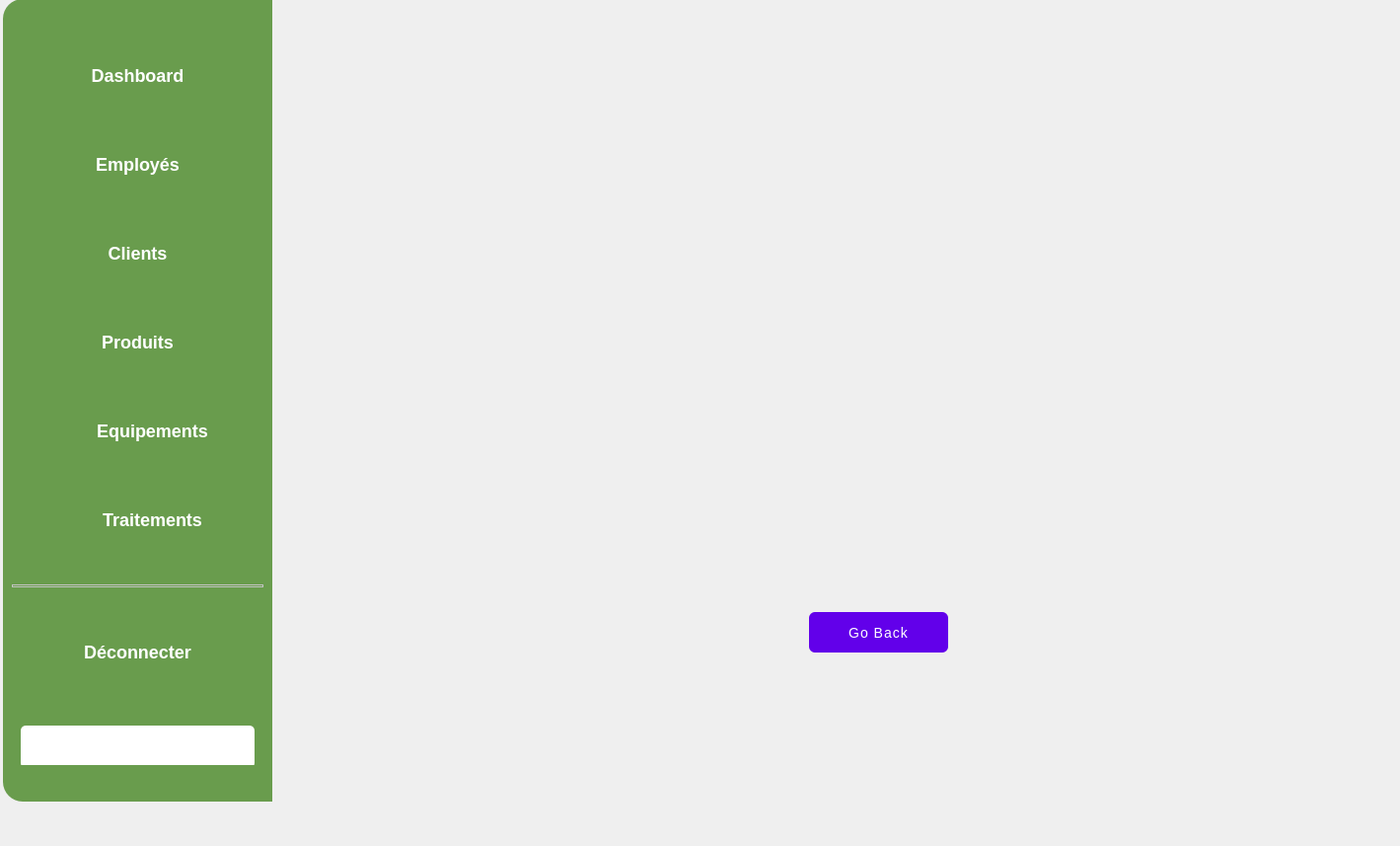
<?xml version="1.0" encoding="UTF-8"?>
<ui version="4.0">
 <class>mainwindowcl</class>
 <widget class="QDialog" name="mainwindowcl">
  <property name="geometry">
   <rect>
    <x>0</x>
    <y>0</y>
    <width>1419</width>
    <height>857</height>
   </rect>
  </property>
  <property name="windowTitle">
   <string>Dialog</string>
  </property>
  <widget class="QFrame" name="verticalFrame_2">
   <property name="geometry">
    <rect>
     <x>-6</x>
     <y>-10</y>
     <width>291</width>
     <height>831</height>
    </rect>
   </property>
   <property name="sizePolicy">
    <sizepolicy hsizetype="Preferred" vsizetype="Minimum">
     <horstretch>0</horstretch>
     <verstretch>0</verstretch>
    </sizepolicy>
   </property>
   <property name="maximumSize">
    <size>
     <width>300</width>
     <height>16777215</height>
    </size>
   </property>
   <property name="styleSheet">
    <string notr="true">QFrame{
	
border-top-left-radius: 20px;
border-bottom-left-radius: 20px;
}

QPushButton:enabled{


height: 24px;

	
	background-color: rgb(153, 153, 230);
border-radius: 4px;




/* Se Connecter */





font-weight: 700;
font-size: 16px;
line-height: 24px;

color: #FFFFFF;


}


QPushButton:disabled{


height: 24px;

background: transparent;
border-radius: 4px;




/* Se Connecter */





font-weight: 700;
font-size: 16px;
line-height: 24px;

color: #A9A9A9	;


}



</string>
   </property>
   <layout class="QVBoxLayout" name="verticalLayout_14">
    <item>
     <widget class="QFrame" name="verticalFrame_6">
      <property name="styleSheet">
       <string notr="true">background-color: rgb(105, 156, 77);
border-color: rgb(0, 85, 0);</string>
      </property>
      <layout class="QVBoxLayout" name="verticalLayout_15">
       <property name="spacing">
        <number>16</number>
       </property>
       <property name="topMargin">
        <number>28</number>
       </property>
       <item>
        <widget class="QWidget" name="horizontalWidget_33" native="true">
         <property name="maximumSize">
          <size>
           <width>16777215</width>
           <height>49</height>
          </size>
         </property>
         <property name="styleSheet">
          <string notr="true"/>
         </property>
         <layout class="QHBoxLayout" name="horizontalLayout_15">
          <item>
           <widget class="QPushButton" name="pushButton_9">
            <property name="styleSheet">
             <string notr="true">
width: 140px;
height: 25px;

font-family: 'Manrope';
font-style: normal;
font-weight: 700;
font-size: 18px;
line-height: 25px;
</string>
            </property>
            <property name="text">
             <string>Dashboard</string>
            </property>
           </widget>
          </item>
         </layout>
        </widget>
       </item>
       <item>
        <widget class="QWidget" name="horizontalWidget_34" native="true">
         <property name="maximumSize">
          <size>
           <width>16777215</width>
           <height>49</height>
          </size>
         </property>
         <property name="styleSheet">
          <string notr="true">
width: 140px;
height: 25px;

font-family: 'Manrope';
font-style: normal;
font-weight: 700;
font-size: 18px;
line-height: 25px;
/* identical to box height */

color: #FFFFFF;


</string>
         </property>
         <layout class="QHBoxLayout" name="horizontalLayout_16">
          <item>
           <widget class="QPushButton" name="EmploiesRoomsOpen_5">
            <property name="styleSheet">
             <string notr="true"/>
            </property>
            <property name="text">
             <string>Employés</string>
            </property>
           </widget>
          </item>
         </layout>
        </widget>
       </item>
       <item>
        <widget class="QWidget" name="horizontalWidget_35" native="true">
         <property name="maximumSize">
          <size>
           <width>16777215</width>
           <height>49</height>
          </size>
         </property>
         <property name="styleSheet">
          <string notr="true">
width: 140px;
height: 25px;

font-family: 'Manrope';
font-style: normal;
font-weight: 700;
font-size: 18px;
line-height: 25px;
/* identical to box height */

color: #FFFFFF;


</string>
         </property>
         <layout class="QHBoxLayout" name="horizontalLayout_53">
          <item>
           <widget class="QPushButton" name="ClientsRoomsOpen_5">
            <property name="styleSheet">
             <string notr="true"/>
            </property>
            <property name="text">
             <string>Clients</string>
            </property>
           </widget>
          </item>
         </layout>
        </widget>
       </item>
       <item>
        <widget class="QWidget" name="horizontalWidget_36" native="true">
         <property name="maximumSize">
          <size>
           <width>16777215</width>
           <height>49</height>
          </size>
         </property>
         <property name="styleSheet">
          <string notr="true">
width: 140px;
height: 25px;

font-family: 'Manrope';
font-style: normal;
font-weight: 700;
font-size: 18px;
line-height: 25px;
/* identical to box height */

color: #FFFFFF;


</string>
         </property>
         <layout class="QHBoxLayout" name="horizontalLayout_54">
          <item>
           <widget class="QPushButton" name="VehiculeRoomsOpen_5">
            <property name="styleSheet">
             <string notr="true"/>
            </property>
            <property name="text">
             <string>Produits</string>
            </property>
           </widget>
          </item>
         </layout>
        </widget>
       </item>
       <item>
        <widget class="QWidget" name="horizontalWidget_37" native="true">
         <property name="maximumSize">
          <size>
           <width>16777215</width>
           <height>49</height>
          </size>
         </property>
         <property name="styleSheet">
          <string notr="true">
width: 140px;
height: 25px;

font-family: 'Manrope';
font-style: normal;
font-weight: 700;
font-size: 18px;
line-height: 25px;
/* identical to box height */

color: #FFFFFF;


</string>
         </property>
         <layout class="QHBoxLayout" name="horizontalLayout_55">
          <item>
           <widget class="QLabel" name="label_92">
            <property name="sizePolicy">
             <sizepolicy hsizetype="Preferred" vsizetype="Preferred">
              <horstretch>0</horstretch>
              <verstretch>0</verstretch>
             </sizepolicy>
            </property>
            <property name="minimumSize">
             <size>
              <width>24</width>
              <height>24</height>
             </size>
            </property>
            <property name="maximumSize">
             <size>
              <width>24</width>
              <height>24</height>
             </size>
            </property>
            <property name="styleSheet">
             <string notr="true">background-image: url(:/public/icons/public/icons/users.png);</string>
            </property>
            <property name="text">
             <string/>
            </property>
           </widget>
          </item>
          <item>
           <widget class="QPushButton" name="PartenairesRoomsOpen_5">
            <property name="styleSheet">
             <string notr="true"/>
            </property>
            <property name="text">
             <string>Equipements</string>
            </property>
           </widget>
          </item>
         </layout>
        </widget>
       </item>
       <item>
        <widget class="QWidget" name="horizontalWidget_38" native="true">
         <property name="maximumSize">
          <size>
           <width>16777215</width>
           <height>49</height>
          </size>
         </property>
         <property name="styleSheet">
          <string notr="true">
width: 140px;
height: 25px;

font-family: 'Manrope';
font-style: normal;
font-weight: 700;
font-size: 18px;
line-height: 25px;
/* identical to box height */

color: #FFFFFF;


</string>
         </property>
         <layout class="QHBoxLayout" name="horizontalLayout_56">
          <item>
           <widget class="QLabel" name="label_93">
            <property name="sizePolicy">
             <sizepolicy hsizetype="Preferred" vsizetype="Preferred">
              <horstretch>0</horstretch>
              <verstretch>0</verstretch>
             </sizepolicy>
            </property>
            <property name="minimumSize">
             <size>
              <width>24</width>
              <height>24</height>
             </size>
            </property>
            <property name="maximumSize">
             <size>
              <width>24</width>
              <height>24</height>
             </size>
            </property>
            <property name="styleSheet">
             <string notr="true">background-image: url(:/public/icons/public/icons/users.png);</string>
            </property>
            <property name="text">
             <string/>
            </property>
           </widget>
          </item>
          <item>
           <widget class="QPushButton" name="CommandeRoomsOpen_5">
            <property name="styleSheet">
             <string notr="true"/>
            </property>
            <property name="text">
             <string>Traitements</string>
            </property>
           </widget>
          </item>
         </layout>
        </widget>
       </item>
       <item>
        <widget class="Line" name="line_5">
         <property name="styleSheet">
          <string notr="true">

position: absolute;
width: 218px;
height: 0px;
left: 116px;
top: 535px;

border: 1px solid #C4C4C4;
</string>
         </property>
         <property name="orientation">
          <enum>Qt::Horizontal</enum>
         </property>
        </widget>
       </item>
       <item>
        <widget class="QWidget" name="horizontalWidget_39" native="true">
         <property name="maximumSize">
          <size>
           <width>16777215</width>
           <height>49</height>
          </size>
         </property>
         <property name="styleSheet">
          <string notr="true"/>
         </property>
         <layout class="QHBoxLayout" name="horizontalLayout_17">
          <item>
           <widget class="QPushButton" name="pushButton_10">
            <property name="styleSheet">
             <string notr="true">
width: 140px;
height: 25px;

font-family: 'Manrope';
font-style: normal;
font-weight: 700;
font-size: 18px;
line-height: 25px;
</string>
            </property>
            <property name="text">
             <string>Déconnecter</string>
            </property>
           </widget>
          </item>
         </layout>
        </widget>
       </item>
       <item>
        <widget class="QWidget" name="horizontalWidget_40" native="true">
         <property name="maximumSize">
          <size>
           <width>16777215</width>
           <height>49</height>
          </size>
         </property>
         <layout class="QHBoxLayout" name="horizontalLayout_5">
          <item>
           <widget class="QLineEdit" name="LineEdit_AIChat_5">
            <property name="minimumSize">
             <size>
              <width>0</width>
              <height>43</height>
             </size>
            </property>
            <property name="styleSheet">
             <string notr="true">background-color: rgb(255, 255, 255);
border-radius: 5px;
color:black;</string>
            </property>
           </widget>
          </item>
         </layout>
        </widget>
       </item>
      </layout>
     </widget>
    </item>
   </layout>
  </widget>
  <widget class="QWidget" name="main_menu" native="true">
   <property name="geometry">
    <rect>
     <x>310</x>
     <y>20</y>
     <width>1081</width>
     <height>831</height>
    </rect>
   </property>
   <property name="font">
    <font>
     <family>Arial</family>
     <pointsize>13</pointsize>
     <weight>75</weight>
     <bold>true</bold>
    </font>
   </property>
   <property name="styleSheet">
    <string notr="true">#info_frame QLabel,
#info_frame QLineEdit,
#info_frame QComboBox,
#function_frame QPushButton,
QHeaderView::section {
    font-family: 'Segoe UI Semibold';
    font-size: 12px;
}

/* Styles for input fields and combo boxes inside info_frame */
#info_frame QLineEdit,
#info_frame QComboBox {
    padding: 4px 5px;
    border: 1px solid #838383;
    border-radius: 2px;
}

/* Focus styles for input fields and combo boxes */
#info_frame QLineEdit:focus,
#info_frame QComboBox:focus {
    border-color: #0055ff;
}


QComboBox::drop-down{
background:transparent;
border:none;
margin-right:5px;
}


#result_frame{
border-radius:5px;
background-color:#fff;
}

QTableWidget{
border-radius:3px;
border: 1px solid #f0f0f0;
}


QHeaderView::section{
border:none;
border-bottom: 1px solid #d0c6ff;
text-align:left;
padding: 3px 5px;

}

QTableWidget::item{
border-bottom:1px solid #d0c6ff;
color:#000;
padding-left:3px;
}


#function_frame QPushButton {
    font-size: 14px;
    padding: 5px 10px;
    border: 2px solid #f0f0f0;
    border-radius: 5px;
    background-color: #84a8f7;
}


/*#function_frame#delete_btn{
background-color:#ff8183;
}*/

#function_frame QPushButton:hover{
border-color:#4c96f7;
font-size:15px;
}

#function_frame#delete_btn:hover {
border-color:#dc004;
}



#delete_btn {
    background-color: #ff0000; /* Default background color */
    color: white; /* Text color */
    border-radius: 5px; /* Rounded corners */
    padding: 5px 10px; /* Padding for the button */
}

#delete_btn:hover {
    background-color: #dc0003; /* Change background on hover */
}



</string>
   </property>
   <layout class="QVBoxLayout" name="verticalLayout_16">
    <item>
     <widget class="QStackedWidget" name="stackedWidget">
      <property name="font">
       <font>
        <family>Segoe UI Black</family>
        <weight>75</weight>
        <bold>true</bold>
       </font>
      </property>
      <property name="styleSheet">
       <string notr="true"/>
      </property>
      <property name="currentIndex">
       <number>1</number>
      </property>
      <widget class="QWidget" name="messages_page_4">
       <property name="font">
        <font>
         <pointsize>12</pointsize>
        </font>
       </property>
       <widget class="QWidget" name="widget_12" native="true">
        <property name="geometry">
         <rect>
          <x>0</x>
          <y>0</y>
          <width>1131</width>
          <height>821</height>
         </rect>
        </property>
        <property name="styleSheet">
         <string notr="true">QWidget#widget_8{

    position: absolute;
    width: 3389.75px;
    height: 2997.84px;
    left: 2152.95px;
    top: 895.79px;
   
	background-color: rgba(114, 192, 78, 50);
    border: 5px solid;
	border-color: rgba(114, 192, 78, 70);

    border-radius: 30.5383px;
}</string>
        </property>
        <widget class="QLineEdit" name="nom">
         <property name="geometry">
          <rect>
           <x>140</x>
           <y>90</y>
           <width>141</width>
           <height>31</height>
          </rect>
         </property>
         <property name="styleSheet">
          <string notr="true">QWidget {
    border-radius: 8px;
    background-color: #f8f9fa; /* Light grey background */
    border: 1px solid #ddd; /* Light border */
}
</string>
         </property>
         <property name="text">
          <string/>
         </property>
         <property name="placeholderText">
          <string>NOM</string>
         </property>
        </widget>
        <widget class="QLineEdit" name="idCl_4">
         <property name="geometry">
          <rect>
           <x>830</x>
           <y>580</y>
           <width>141</width>
           <height>31</height>
          </rect>
         </property>
         <property name="styleSheet">
          <string notr="true">QWidget {
    border-radius: 8px;
    background-color: #f8f9fa; /* Light grey background */
    border: 1px solid #ddd; /* Light border */
}
</string>
         </property>
         <property name="text">
          <string/>
         </property>
         <property name="placeholderText">
          <string>IDCl</string>
         </property>
        </widget>
        <widget class="QLineEdit" name="prnom">
         <property name="geometry">
          <rect>
           <x>310</x>
           <y>90</y>
           <width>131</width>
           <height>31</height>
          </rect>
         </property>
         <property name="styleSheet">
          <string notr="true">QWidget {
    border-radius: 8px;
    background-color: #f8f9fa; /* Light grey background */
    border: 1px solid #ddd; /* Light border */
}
</string>
         </property>
         <property name="text">
          <string/>
         </property>
         <property name="placeholderText">
          <string>PRENOM</string>
         </property>
        </widget>
        <widget class="QLineEdit" name="mail">
         <property name="geometry">
          <rect>
           <x>140</x>
           <y>160</y>
           <width>141</width>
           <height>31</height>
          </rect>
         </property>
         <property name="styleSheet">
          <string notr="true">QWidget {
    border-radius: 8px;
    background-color: #f8f9fa; /* Light grey background */
    border: 1px solid #ddd; /* Light border */
}
</string>
         </property>
         <property name="text">
          <string/>
         </property>
         <property name="placeholderText">
          <string>EMAIL</string>
         </property>
        </widget>
        <widget class="QLineEdit" name="nbrphone">
         <property name="geometry">
          <rect>
           <x>470</x>
           <y>90</y>
           <width>141</width>
           <height>31</height>
          </rect>
         </property>
         <property name="styleSheet">
          <string notr="true">QWidget {
    border-radius: 8px;
    background-color: #f8f9fa; /* Light grey background */
    border: 1px solid #ddd; /* Light border */
}
</string>
         </property>
         <property name="text">
          <string/>
         </property>
         <property name="placeholderText">
          <string>Téléphone</string>
         </property>
        </widget>
        <widget class="QLineEdit" name="age">
         <property name="geometry">
          <rect>
           <x>310</x>
           <y>160</y>
           <width>141</width>
           <height>31</height>
          </rect>
         </property>
         <property name="styleSheet">
          <string notr="true">QWidget {
    border-radius: 8px;
    background-color: #f8f9fa; /* Light grey background */
    border: 1px solid #ddd; /* Light border */
}
</string>
         </property>
         <property name="text">
          <string/>
         </property>
         <property name="placeholderText">
          <string>Age</string>
         </property>
        </widget>
        <widget class="QTableView" name="tableView">
         <property name="geometry">
          <rect>
           <x>130</x>
           <y>390</y>
           <width>931</width>
           <height>271</height>
          </rect>
         </property>
        </widget>
        <widget class="QLineEdit" name="nb_service_recu">
         <property name="geometry">
          <rect>
           <x>470</x>
           <y>160</y>
           <width>151</width>
           <height>31</height>
          </rect>
         </property>
         <property name="styleSheet">
          <string notr="true">QWidget {
    border-radius: 8px;
    background-color: #f8f9fa; /* Light grey background */
    border: 1px solid #ddd; /* Light border */
}
</string>
         </property>
         <property name="text">
          <string/>
         </property>
         <property name="placeholderText">
          <string>Nombre de service reçu</string>
         </property>
        </widget>
        <widget class="QComboBox" name="comboBox">
         <property name="geometry">
          <rect>
           <x>640</x>
           <y>700</y>
           <width>161</width>
           <height>41</height>
          </rect>
         </property>
         <item>
          <property name="text">
           <string>select option</string>
          </property>
         </item>
         <item>
          <property name="text">
           <string>Prenom</string>
          </property>
         </item>
         <item>
          <property name="text">
           <string>Id_Client</string>
          </property>
         </item>
         <item>
          <property name="text">
           <string>Ancienneté</string>
          </property>
         </item>
        </widget>
        <widget class="QLineEdit" name="search_bar">
         <property name="geometry">
          <rect>
           <x>270</x>
           <y>700</y>
           <width>151</width>
           <height>41</height>
          </rect>
         </property>
        </widget>
        <widget class="QLineEdit" name="id">
         <property name="geometry">
          <rect>
           <x>990</x>
           <y>340</y>
           <width>61</width>
           <height>31</height>
          </rect>
         </property>
         <property name="text">
          <string/>
         </property>
        </widget>
        <widget class="QDateEdit" name="date_inscription">
         <property name="geometry">
          <rect>
           <x>300</x>
           <y>240</y>
           <width>131</width>
           <height>31</height>
          </rect>
         </property>
        </widget>
        <widget class="QLabel" name="label_13">
         <property name="geometry">
          <rect>
           <x>310</x>
           <y>210</y>
           <width>141</width>
           <height>20</height>
          </rect>
         </property>
         <property name="text">
          <string>Date inscription</string>
         </property>
        </widget>
        <widget class="QLabel" name="label_14">
         <property name="geometry">
          <rect>
           <x>140</x>
           <y>210</y>
           <width>56</width>
           <height>16</height>
          </rect>
         </property>
         <property name="text">
          <string>Sexe</string>
         </property>
        </widget>
        <widget class="QComboBox" name="gender">
         <property name="geometry">
          <rect>
           <x>140</x>
           <y>240</y>
           <width>141</width>
           <height>31</height>
          </rect>
         </property>
         <item>
          <property name="text">
           <string>Male</string>
          </property>
         </item>
         <item>
          <property name="text">
           <string>Female</string>
          </property>
         </item>
        </widget>
        <widget class="QDateEdit" name="DATE_RECEPTION_DATE">
         <property name="geometry">
          <rect>
           <x>460</x>
           <y>240</y>
           <width>131</width>
           <height>31</height>
          </rect>
         </property>
        </widget>
        <widget class="QDateEdit" name="DATE_CONSERVATION_DATE">
         <property name="geometry">
          <rect>
           <x>620</x>
           <y>240</y>
           <width>131</width>
           <height>31</height>
          </rect>
         </property>
        </widget>
        <widget class="QLabel" name="DATE_RECEPTION_4">
         <property name="geometry">
          <rect>
           <x>470</x>
           <y>210</y>
           <width>141</width>
           <height>20</height>
          </rect>
         </property>
         <property name="text">
          <string>Date réception</string>
         </property>
        </widget>
        <widget class="QLabel" name="DATE_CONSERVATION_4">
         <property name="geometry">
          <rect>
           <x>620</x>
           <y>210</y>
           <width>151</width>
           <height>20</height>
          </rect>
         </property>
         <property name="text">
          <string>Date conservation</string>
         </property>
        </widget>
        <widget class="QLabel" name="label_15">
         <property name="geometry">
          <rect>
           <x>330</x>
           <y>10</y>
           <width>251</width>
           <height>61</height>
          </rect>
         </property>
         <property name="font">
          <font>
           <family>Times New Roman</family>
           <pointsize>22</pointsize>
           <weight>50</weight>
           <italic>true</italic>
           <bold>false</bold>
          </font>
         </property>
         <property name="styleSheet">
          <string notr="true">color: rgb(0, 115, 0);</string>
         </property>
         <property name="text">
          <string>    Clients</string>
         </property>
        </widget>
        <widget class="QLabel" name="label_36">
         <property name="geometry">
          <rect>
           <x>850</x>
           <y>350</y>
           <width>131</width>
           <height>24</height>
          </rect>
         </property>
         <property name="font">
          <font>
           <weight>75</weight>
           <bold>true</bold>
          </font>
         </property>
         <property name="styleSheet">
          <string notr="true">color: rgb(0, 115, 0);</string>
         </property>
         <property name="text">
          <string>ID Client Selected :</string>
         </property>
        </widget>
        <widget class="QPushButton" name="pdf">
         <property name="geometry">
          <rect>
           <x>40</x>
           <y>540</y>
           <width>81</width>
           <height>51</height>
          </rect>
         </property>
         <property name="styleSheet">
          <string notr="true">background-color: rgb(255, 255, 255);</string>
         </property>
         <property name="text">
          <string>PDF</string>
         </property>
         <property name="icon">
          <iconset>
           <normaloff>../chaima88/chaima08/chaimaf/crud yassine/Atelier_Connexion/im/picture_as_pdf_24dp_5F6368_FILL0_wght400_GRAD0_opsz24.png</normaloff>../chaima88/chaima08/chaimaf/crud yassine/Atelier_Connexion/im/picture_as_pdf_24dp_5F6368_FILL0_wght400_GRAD0_opsz24.png</iconset>
         </property>
        </widget>
        <widget class="QPushButton" name="excel">
         <property name="geometry">
          <rect>
           <x>40</x>
           <y>610</y>
           <width>81</width>
           <height>51</height>
          </rect>
         </property>
         <property name="styleSheet">
          <string notr="true">background-color: rgb(255, 255, 255);</string>
         </property>
         <property name="text">
          <string>EXCEL</string>
         </property>
         <property name="icon">
          <iconset>
           <normaloff>../chaima88/chaima08/chaimaf/crud yassine/Atelier_Connexion/im/picture_as_pdf_24dp_5F6368_FILL0_wght400_GRAD0_opsz24.png</normaloff>../chaima88/chaima08/chaimaf/crud yassine/Atelier_Connexion/im/picture_as_pdf_24dp_5F6368_FILL0_wght400_GRAD0_opsz24.png</iconset>
         </property>
        </widget>
        <widget class="QPushButton" name="ajouter">
         <property name="geometry">
          <rect>
           <x>130</x>
           <y>320</y>
           <width>121</width>
           <height>51</height>
          </rect>
         </property>
         <property name="font">
          <font>
           <family>Lucida Bright</family>
           <pointsize>-1</pointsize>
           <weight>87</weight>
           <bold>true</bold>
          </font>
         </property>
         <property name="styleSheet">
          <string notr="true">QPushButton{
padding: 16px 500px;



height: 24px;

background: #72C14E;
border-radius: 4px;




/* Se Connecter */





font-weight: 700;
font-size: 16px;
line-height: 24px;

color: #FFFFFF;


}



QPushButton:hover{
padding: 16px 500px;




background: #80DB56;
border-radius: 4px;




/* Se Connecter */

height: 24px;


font-weight: 700;
font-size: 16px;
line-height: 24px;

color: #FFFFFF;


}
QPushButton:pressed{/* Property 1=Variant3 */


padding: 16px 24px;

position: absolute;

left: 20px;
top: 172px;

background: #CDFFB6;

border-radius: 4px;


/* Se Connecter */


height: 24px;

font-family: 'Titillium Web';
font-style: normal;
font-weight: 700;
font-size: 16px;
line-height: 24px;

color: #72C04E;

}
QPushButton:disabled{/* Property 1=Variant3 */


padding: 16px 24px;

position: absolute;

left: 20px;
top: 172px;

background: #A9A9A9	;

border-radius: 4px;


/* Se Connecter */


height: 24px;

font-family: 'Titillium Web';
font-style: normal;
font-weight: 700;
font-size: 16px;
line-height: 24px;

color: #72C04E;

}</string>
         </property>
         <property name="text">
          <string>AJOUTER</string>
         </property>
        </widget>
        <widget class="QPushButton" name="modifier">
         <property name="geometry">
          <rect>
           <x>380</x>
           <y>320</y>
           <width>131</width>
           <height>51</height>
          </rect>
         </property>
         <property name="font">
          <font>
           <family>Lucida Bright</family>
           <pointsize>-1</pointsize>
           <weight>87</weight>
           <bold>true</bold>
          </font>
         </property>
         <property name="styleSheet">
          <string notr="true">QPushButton{
padding: 16px 500px;



height: 24px;

background: #72C14E;
border-radius: 4px;




/* Se Connecter */





font-weight: 700;
font-size: 16px;
line-height: 24px;

color: #FFFFFF;


}



QPushButton:hover{
padding: 16px 500px;




background: #80DB56;
border-radius: 4px;




/* Se Connecter */

height: 24px;


font-weight: 700;
font-size: 16px;
line-height: 24px;

color: #FFFFFF;


}
QPushButton:pressed{/* Property 1=Variant3 */


padding: 16px 24px;

position: absolute;

left: 20px;
top: 172px;

background: #CDFFB6;

border-radius: 4px;


/* Se Connecter */


height: 24px;

font-family: 'Titillium Web';
font-style: normal;
font-weight: 700;
font-size: 16px;
line-height: 24px;

color: #72C04E;

}
QPushButton:disabled{/* Property 1=Variant3 */


padding: 16px 24px;

position: absolute;

left: 20px;
top: 172px;

background: #A9A9A9	;

border-radius: 4px;


/* Se Connecter */


height: 24px;

font-family: 'Titillium Web';
font-style: normal;
font-weight: 700;
font-size: 16px;
line-height: 24px;

color: #72C04E;

}</string>
         </property>
         <property name="text">
          <string>MODIFIER</string>
         </property>
        </widget>
        <widget class="QPushButton" name="pushButton_31">
         <property name="geometry">
          <rect>
           <x>130</x>
           <y>690</y>
           <width>131</width>
           <height>51</height>
          </rect>
         </property>
         <property name="font">
          <font>
           <family>Lucida Bright</family>
           <pointsize>-1</pointsize>
           <weight>87</weight>
           <bold>true</bold>
          </font>
         </property>
         <property name="styleSheet">
          <string notr="true">QPushButton{
padding: 16px 500px;



height: 24px;

background: #72C14E;
border-radius: 4px;




/* Se Connecter */





font-weight: 700;
font-size: 16px;
line-height: 24px;

color: #FFFFFF;


}



QPushButton:hover{
padding: 16px 500px;




background: #80DB56;
border-radius: 4px;




/* Se Connecter */

height: 24px;


font-weight: 700;
font-size: 16px;
line-height: 24px;

color: #FFFFFF;


}
QPushButton:pressed{/* Property 1=Variant3 */


padding: 16px 24px;

position: absolute;

left: 20px;
top: 172px;

background: #CDFFB6;

border-radius: 4px;


/* Se Connecter */


height: 24px;

font-family: 'Titillium Web';
font-style: normal;
font-weight: 700;
font-size: 16px;
line-height: 24px;

color: #72C04E;

}
QPushButton:disabled{/* Property 1=Variant3 */


padding: 16px 24px;

position: absolute;

left: 20px;
top: 172px;

background: #A9A9A9	;

border-radius: 4px;


/* Se Connecter */


height: 24px;

font-family: 'Titillium Web';
font-style: normal;
font-weight: 700;
font-size: 16px;
line-height: 24px;

color: #72C04E;

}</string>
         </property>
         <property name="text">
          <string>RECHERCHE</string>
         </property>
        </widget>
        <widget class="QPushButton" name="pushButton_62">
         <property name="geometry">
          <rect>
           <x>500</x>
           <y>690</y>
           <width>131</width>
           <height>51</height>
          </rect>
         </property>
         <property name="font">
          <font>
           <family>Lucida Bright</family>
           <pointsize>-1</pointsize>
           <weight>87</weight>
           <bold>true</bold>
          </font>
         </property>
         <property name="styleSheet">
          <string notr="true">QPushButton{
padding: 16px 500px;



height: 24px;

background: #72C14E;
border-radius: 4px;




/* Se Connecter */





font-weight: 700;
font-size: 16px;
line-height: 24px;

color: #FFFFFF;


}



QPushButton:hover{
padding: 16px 500px;




background: #80DB56;
border-radius: 4px;




/* Se Connecter */

height: 24px;


font-weight: 700;
font-size: 16px;
line-height: 24px;

color: #FFFFFF;


}
QPushButton:pressed{/* Property 1=Variant3 */


padding: 16px 24px;

position: absolute;

left: 20px;
top: 172px;

background: #CDFFB6;

border-radius: 4px;


/* Se Connecter */


height: 24px;

font-family: 'Titillium Web';
font-style: normal;
font-weight: 700;
font-size: 16px;
line-height: 24px;

color: #72C04E;

}
QPushButton:disabled{/* Property 1=Variant3 */


padding: 16px 24px;

position: absolute;

left: 20px;
top: 172px;

background: #A9A9A9	;

border-radius: 4px;


/* Se Connecter */


height: 24px;

font-family: 'Titillium Web';
font-style: normal;
font-weight: 700;
font-size: 16px;
line-height: 24px;

color: #72C04E;

}</string>
         </property>
         <property name="text">
          <string>TRI</string>
         </property>
        </widget>
        <widget class="QPushButton" name="gostat">
         <property name="geometry">
          <rect>
           <x>870</x>
           <y>100</y>
           <width>151</width>
           <height>54</height>
          </rect>
         </property>
         <property name="font">
          <font>
           <family>Lucida Bright</family>
           <pointsize>-1</pointsize>
           <weight>87</weight>
           <bold>true</bold>
          </font>
         </property>
         <property name="styleSheet">
          <string notr="true">QPushButton{
padding: 16px 500px;



height: 24px;

background: #72C14E;
border-radius: 4px;




/* Se Connecter */





font-weight: 700;
font-size: 16px;
line-height: 24px;

color: #FFFFFF;


}



QPushButton:hover{
padding: 16px 500px;




background: #80DB56;
border-radius: 4px;




/* Se Connecter */

height: 24px;


font-weight: 700;
font-size: 16px;
line-height: 24px;

color: #FFFFFF;


}
QPushButton:pressed{/* Property 1=Variant3 */


padding: 16px 24px;

position: absolute;

left: 20px;
top: 172px;

background: #CDFFB6;

border-radius: 4px;


/* Se Connecter */


height: 24px;

font-family: 'Titillium Web';
font-style: normal;
font-weight: 700;
font-size: 16px;
line-height: 24px;

color: #72C04E;

}
QPushButton:disabled{/* Property 1=Variant3 */


padding: 16px 24px;

position: absolute;

left: 20px;
top: 172px;

background: #A9A9A9	;

border-radius: 4px;


/* Se Connecter */


height: 24px;

font-family: 'Titillium Web';
font-style: normal;
font-weight: 700;
font-size: 16px;
line-height: 24px;

color: #72C04E;

}</string>
         </property>
         <property name="text">
          <string>STATISTIQUES</string>
         </property>
        </widget>
        <widget class="QPushButton" name="gocalendar">
         <property name="geometry">
          <rect>
           <x>870</x>
           <y>20</y>
           <width>151</width>
           <height>54</height>
          </rect>
         </property>
         <property name="font">
          <font>
           <family>Lucida Bright</family>
           <pointsize>-1</pointsize>
           <weight>87</weight>
           <bold>true</bold>
          </font>
         </property>
         <property name="styleSheet">
          <string notr="true">QPushButton{
padding: 16px 500px;



height: 24px;

background: #72C14E;
border-radius: 4px;




/* Se Connecter */





font-weight: 700;
font-size: 16px;
line-height: 24px;

color: #FFFFFF;


}



QPushButton:hover{
padding: 16px 500px;




background: #80DB56;
border-radius: 4px;




/* Se Connecter */

height: 24px;


font-weight: 700;
font-size: 16px;
line-height: 24px;

color: #FFFFFF;


}
QPushButton:pressed{/* Property 1=Variant3 */


padding: 16px 24px;

position: absolute;

left: 20px;
top: 172px;

background: #CDFFB6;

border-radius: 4px;


/* Se Connecter */


height: 24px;

font-family: 'Titillium Web';
font-style: normal;
font-weight: 700;
font-size: 16px;
line-height: 24px;

color: #72C04E;

}
QPushButton:disabled{/* Property 1=Variant3 */


padding: 16px 24px;

position: absolute;

left: 20px;
top: 172px;

background: #A9A9A9	;

border-radius: 4px;


/* Se Connecter */


height: 24px;

font-family: 'Titillium Web';
font-style: normal;
font-weight: 700;
font-size: 16px;
line-height: 24px;

color: #72C04E;

}</string>
         </property>
         <property name="text">
          <string>CALENDRIER</string>
         </property>
        </widget>
        <widget class="QPushButton" name="supprimer">
         <property name="geometry">
          <rect>
           <x>620</x>
           <y>320</y>
           <width>131</width>
           <height>51</height>
          </rect>
         </property>
         <property name="font">
          <font>
           <family>Lucida Bright</family>
           <pointsize>-1</pointsize>
           <weight>87</weight>
           <bold>true</bold>
          </font>
         </property>
         <property name="styleSheet">
          <string notr="true">QPushButton{
padding: 16px 500px;



height: 24px;

background: #72C14E;
border-radius: 4px;




/* Se Connecter */





font-weight: 700;
font-size: 16px;
line-height: 24px;

color: #FFFFFF;


}



QPushButton:hover{
padding: 16px 500px;




background: #80DB56;
border-radius: 4px;




/* Se Connecter */

height: 24px;


font-weight: 700;
font-size: 16px;
line-height: 24px;

color: #FFFFFF;


}
QPushButton:pressed{/* Property 1=Variant3 */


padding: 16px 24px;

position: absolute;

left: 20px;
top: 172px;

background: #CDFFB6;

border-radius: 4px;


/* Se Connecter */


height: 24px;

font-family: 'Titillium Web';
font-style: normal;
font-weight: 700;
font-size: 16px;
line-height: 24px;

color: #72C04E;

}
QPushButton:disabled{/* Property 1=Variant3 */


padding: 16px 24px;

position: absolute;

left: 20px;
top: 172px;

background: #A9A9A9	;

border-radius: 4px;


/* Se Connecter */


height: 24px;

font-family: 'Titillium Web';
font-style: normal;
font-weight: 700;
font-size: 16px;
line-height: 24px;

color: #72C04E;

}</string>
         </property>
         <property name="text">
          <string>SUPPRIMER</string>
         </property>
        </widget>
       </widget>
      </widget>
      <widget class="QWidget" name="page">
       <widget class="QLabel" name="stat_gender">
        <property name="geometry">
         <rect>
          <x>210</x>
          <y>130</y>
          <width>711</width>
          <height>451</height>
         </rect>
        </property>
        <property name="text">
         <string/>
        </property>
       </widget>
       <widget class="QPushButton" name="back">
        <property name="geometry">
         <rect>
          <x>510</x>
          <y>600</y>
          <width>141</width>
          <height>41</height>
         </rect>
        </property>
        <property name="styleSheet">
         <string notr="true">QPushButton {
    background-color: #6200ea;
    color: white;
    border-radius: 6px;
    padding: 10px 24px;
    font-size: 14px;
    letter-spacing: 1px;
    text-transform: uppercase;
    transition: background-color 0.3s ease;
}
QPushButton:hover {
    background-color: #3700b3;
}
QPushButton:pressed {
    background-color: #30009c;
}</string>
        </property>
        <property name="text">
         <string>Go Back</string>
        </property>
       </widget>
      </widget>
      <widget class="QWidget" name="Calendar_page_4">
       <widget class="QPushButton" name="goback">
        <property name="geometry">
         <rect>
          <x>470</x>
          <y>660</y>
          <width>141</width>
          <height>41</height>
         </rect>
        </property>
        <property name="styleSheet">
         <string notr="true">QPushButton {
    background-color: #6200ea;
    color: white;
    border-radius: 6px;
    padding: 10px 24px;
    font-size: 14px;
    letter-spacing: 1px;
    text-transform: uppercase;
    transition: background-color 0.3s ease;
}
QPushButton:hover {
    background-color: #3700b3;
}
QPushButton:pressed {
    background-color: #30009c;
}</string>
        </property>
        <property name="text">
         <string>Go Back</string>
        </property>
       </widget>
       <widget class="QCalendarWidget" name="calendarWidget">
        <property name="geometry">
         <rect>
          <x>410</x>
          <y>30</y>
          <width>661</width>
          <height>561</height>
         </rect>
        </property>
        <property name="styleSheet">
         <string notr="true">QCalendarWidget {
 color: rgb(255, 105, 105);
    background-color: rgb(255, 105, 105);
}
QCalendarWidget QMenu
{
	background-color: rgb(255, 105, 105);
color: rgb(255, 105, 105);
}
QCalendarWidget QToolButton {
/*text color*/
    color: rgb(20, 30, 70); 
/*background color*/
	background-color: rgb(255, 105, 105);
}

QCalendarWidget QToolButton:hover {
    background-color: rgb(255, 105, 105);
    color: rgb(255, 105, 105); 
}

QCalendarWidget QToolButton:selected {
    background-color: rgb(255, 105, 105);
    color: rgb(255, 105, 105); 
}
QCalendarWidget QAbstractItemView {
    selection-background-color: rgb(255, 105, 105); /* Set the color for the selection bar */
color: rgb(20, 30, 70);
}
QCalendarWidget QWidget#qt_calendar_navigationbar {
    background-color: rgb(255, 105, 105);
}

</string>
        </property>
       </widget>
       <widget class="QLabel" name="ID_client_label_cal">
        <property name="geometry">
         <rect>
          <x>60</x>
          <y>30</y>
          <width>350</width>
          <height>40</height>
         </rect>
        </property>
        <property name="font">
         <font>
          <family>Calibri</family>
          <pointsize>17</pointsize>
          <weight>75</weight>
          <bold>true</bold>
         </font>
        </property>
        <property name="styleSheet">
         <string notr="true">color : rgb(116, 226, 145);</string>
        </property>
        <property name="text">
         <string>TextLabel</string>
        </property>
       </widget>
       <widget class="QLabel" name="NOM_client_label_cal">
        <property name="geometry">
         <rect>
          <x>60</x>
          <y>90</y>
          <width>350</width>
          <height>40</height>
         </rect>
        </property>
        <property name="font">
         <font>
          <pointsize>12</pointsize>
          <weight>75</weight>
          <bold>true</bold>
         </font>
        </property>
        <property name="text">
         <string>TextLabel</string>
        </property>
       </widget>
       <widget class="QLabel" name="PRENOM_client_label_cal">
        <property name="geometry">
         <rect>
          <x>60</x>
          <y>150</y>
          <width>350</width>
          <height>40</height>
         </rect>
        </property>
        <property name="font">
         <font>
          <pointsize>12</pointsize>
          <weight>75</weight>
          <bold>true</bold>
         </font>
        </property>
        <property name="text">
         <string>TextLabel</string>
        </property>
       </widget>
       <widget class="QLabel" name="EMAIL_client_label_cal">
        <property name="geometry">
         <rect>
          <x>60</x>
          <y>210</y>
          <width>350</width>
          <height>40</height>
         </rect>
        </property>
        <property name="font">
         <font>
          <pointsize>12</pointsize>
          <weight>75</weight>
          <bold>true</bold>
         </font>
        </property>
        <property name="text">
         <string>TextLabel</string>
        </property>
       </widget>
       <widget class="QLabel" name="TELEPHONE_client_label_cal">
        <property name="geometry">
         <rect>
          <x>60</x>
          <y>270</y>
          <width>351</width>
          <height>40</height>
         </rect>
        </property>
        <property name="font">
         <font>
          <pointsize>12</pointsize>
          <weight>75</weight>
          <bold>true</bold>
         </font>
        </property>
        <property name="text">
         <string>TextLabel</string>
        </property>
       </widget>
       <widget class="QLabel" name="SEX_client_label_cal">
        <property name="geometry">
         <rect>
          <x>60</x>
          <y>330</y>
          <width>350</width>
          <height>40</height>
         </rect>
        </property>
        <property name="font">
         <font>
          <pointsize>12</pointsize>
          <weight>75</weight>
          <bold>true</bold>
         </font>
        </property>
        <property name="text">
         <string>TextLabel</string>
        </property>
       </widget>
       <widget class="QLabel" name="AGE_client_label_cal">
        <property name="geometry">
         <rect>
          <x>60</x>
          <y>390</y>
          <width>350</width>
          <height>40</height>
         </rect>
        </property>
        <property name="font">
         <font>
          <pointsize>12</pointsize>
          <weight>75</weight>
          <bold>true</bold>
         </font>
        </property>
        <property name="text">
         <string>TextLabel</string>
        </property>
       </widget>
       <widget class="QLabel" name="D_RECEPTION_client_label_cal">
        <property name="geometry">
         <rect>
          <x>60</x>
          <y>450</y>
          <width>350</width>
          <height>40</height>
         </rect>
        </property>
        <property name="font">
         <font>
          <pointsize>12</pointsize>
          <weight>75</weight>
          <bold>true</bold>
         </font>
        </property>
        <property name="text">
         <string>TextLabel</string>
        </property>
       </widget>
       <widget class="QLabel" name="D_CONSERVATION_client_label_cal">
        <property name="geometry">
         <rect>
          <x>70</x>
          <y>510</y>
          <width>350</width>
          <height>40</height>
         </rect>
        </property>
        <property name="font">
         <font>
          <pointsize>12</pointsize>
          <weight>75</weight>
          <bold>true</bold>
         </font>
        </property>
        <property name="text">
         <string>TextLabel</string>
        </property>
       </widget>
      </widget>
     </widget>
    </item>
   </layout>
  </widget>
 </widget>
 <resources/>
 <connections/>
</ui>
